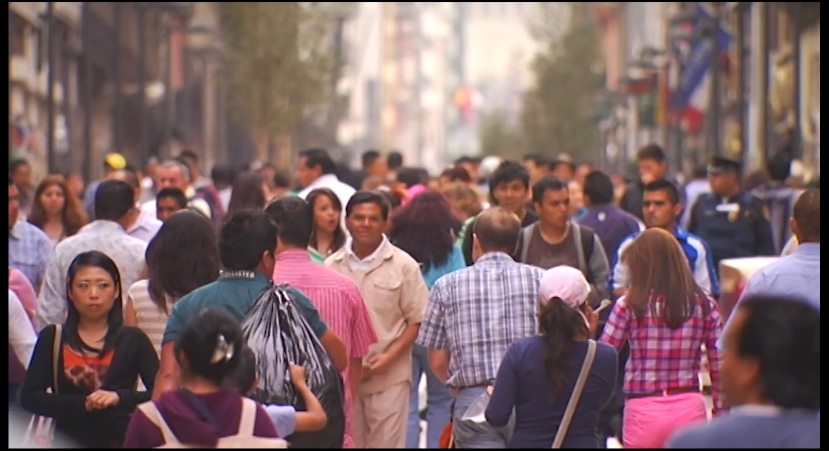
#> input picture data/input.png, 1657 x 902 px (shown at 1/2 size)
$ python -i preprocessing.py   (imports and definitions only)
#> lines starting #> are read from the running program, lines starting #| are printed output that depends on the picture
#> further down, picture is the input picture: shape (902, 1657, 3); mean B, G, R 103.7, 101.6, 127.7
"""Frame preprocessing with grayscale conversion, blur, and histogram equalization."""

import cv2
import numpy as np
from ..config import (
    GAUSSIAN_BLUR_KERNEL,
    GAUSSIAN_BLUR_SIGMA,
    CLAHE_CLIP_LIMIT,
    CLAHE_TILE_GRID,
)


def to_grayscale(frame: np.ndarray) -> np.ndarray:
    """Convert BGR frame to grayscale."""
    return cv2.cvtColor(frame, cv2.COLOR_BGR2GRAY)
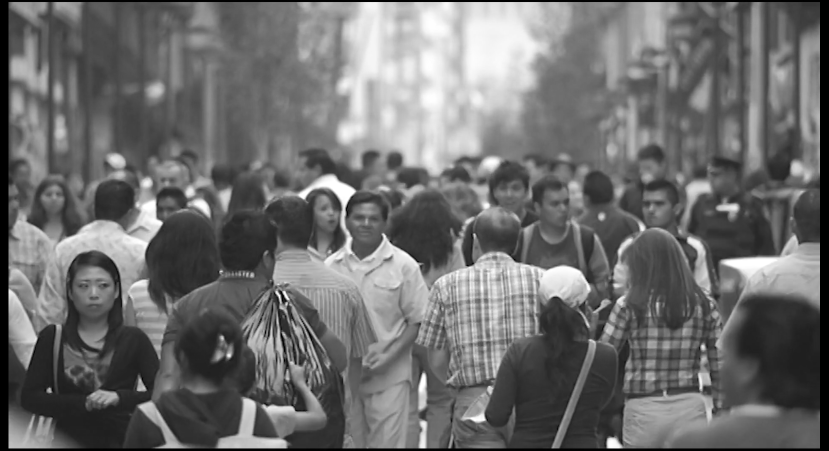
#> returned value: shape (902, 1657) (shown at 1/2 size); min 0, max 255, mean 109.6


def apply_gaussian_blur(gray: np.ndarray) -> np.ndarray:
    """Apply Gaussian blur for noise reduction."""
    return cv2.GaussianBlur(gray, GAUSSIAN_BLUR_KERNEL, GAUSSIAN_BLUR_SIGMA)


def apply_histogram_equalization(gray: np.ndarray) -> np.ndarray:
    """Enhance contrast using CLAHE (Contrast Limited Adaptive Histogram Equalization)."""
    clahe = cv2.createCLAHE(clipLimit=CLAHE_CLIP_LIMIT, tileGridSize=CLAHE_TILE_GRID)
    return clahe.apply(gray)
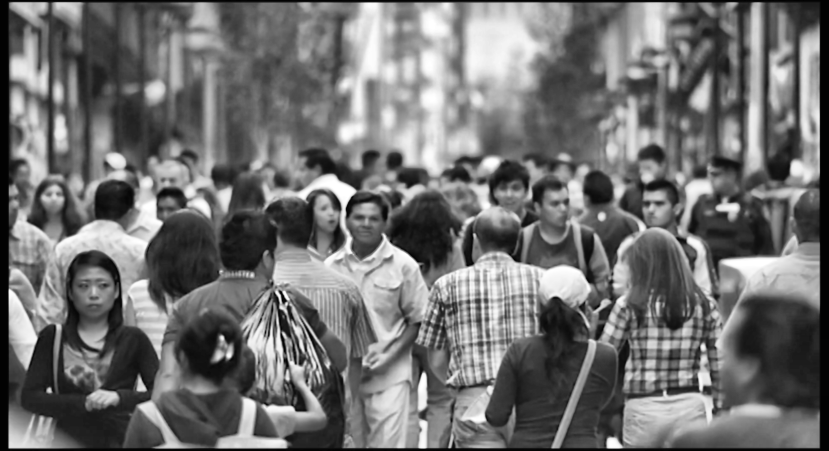
#> returned value: shape (902, 1657) (shown at 1/2 size); min 2, max 255, mean 112.6


def preprocess_frame(frame: np.ndarray) -> tuple[np.ndarray, np.ndarray]:
    """Apply grayscale, blur, and CLAHE preprocessing to a frame."""
    gray      = to_grayscale(frame)
    blurred   = apply_gaussian_blur(gray)
    enhanced  = apply_histogram_equalization(blurred)
    return enhanced, frame

>>> import cv2
>>> picture = cv2.imread('../../data/input.png')
>>> result = preprocess_frame(picture)
